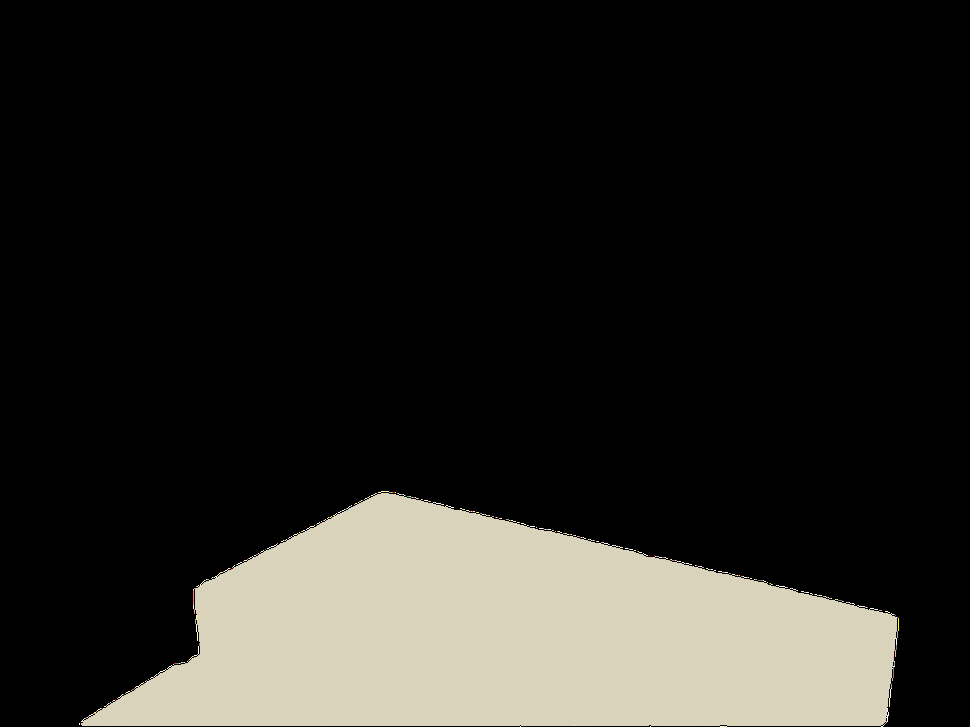
#> input picture final_client_version/mask_img/img3/floor.png, 970 x 727 px, shrunk from 1600 x 1200 before the run, found by its file name; its folder holds only this picture in this run
$ jupyter execute --allow-errors 'exp2_(1)_2.ipynb'   (shell and % lines are left out)
#> lines starting #> are read from the running program, lines starting #| are printed output that depends on the picture; after the words box and inside, x2 and y2 are one past the last pixel; in counts of white or black regions, pixels touching at a corner belong together
[cell 1]
import os
os.chdir("/content/mfs/overlaying")

[cell 2]
import os
import cv2
import numpy as np
import matplotlib.pyplot as plt
import time

[cell 3]
def get_mask_imgs(img_path):
    mask_imgs = []
    for img in os.listdir(img_path):
        if img.split('.')[-1] == 'png':
            mask_imgs.append(img_path+"/"+img)
    return mask_imgs

def read_imgs(mask_path):
#> called with mask_path = '../inputs/masks/img3'
    mask_imgs = get_mask_imgs(mask_path)
    # print(mask_imgs)
    masks = []
    for img in mask_imgs:
        mask = cv2.imread(img, 0)
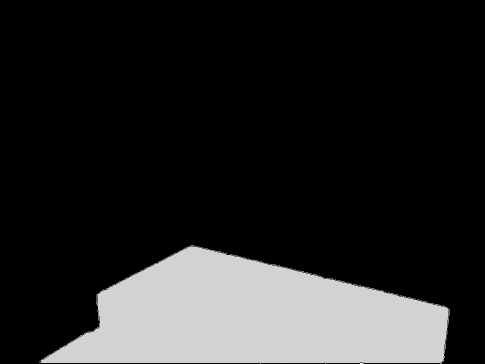
#> mask: shape (727, 970) (shown at 1/2 size); min 0, max 255, mean 38.2
        mask = cv2.cvtColor(mask, cv2.COLOR_BGR2RGB)
#> mask: shape (727, 970, 3)
        ret, bw_img = cv2.threshold(mask, 10, 255, cv2.THRESH_BINARY)
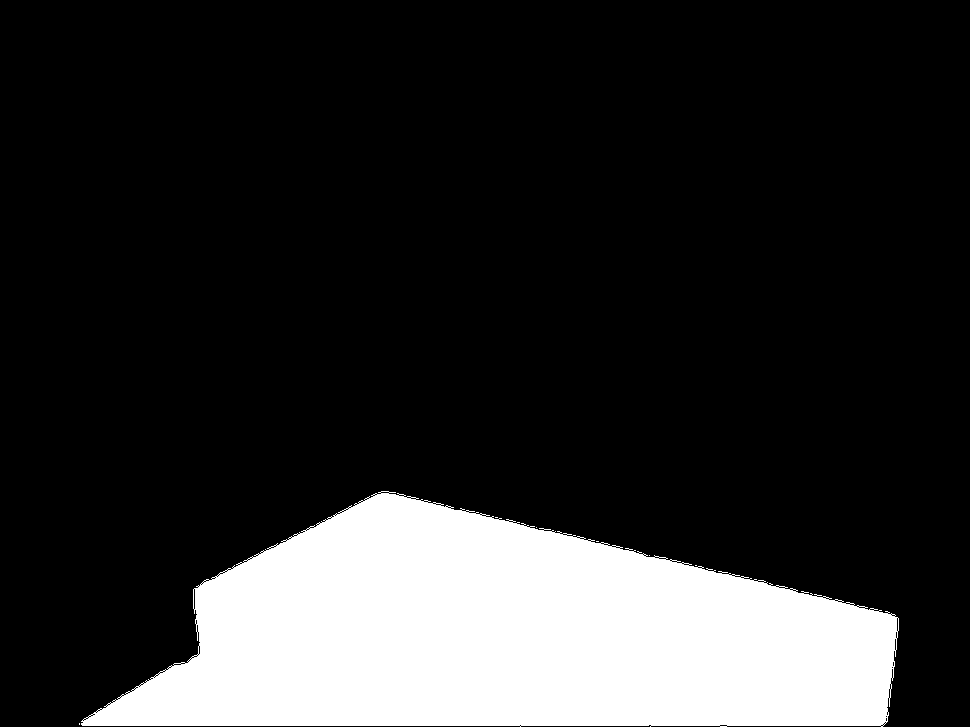
#> bw_img: shape (727, 970, 3); 18.2% white; 7 white regions (6 under 20 px), largest, box (x1, y1, x2, y2) and area: (81, 491, 899, 727) 128095
#> `all_masks = read_imgs(all_mask_paths)`: all_masks = 1 item
#| 1
        # print(bw_img.shape)
        # plt.imshow(mask)
        masks.append(bw_img)
    return masks

def find_rectangle_manually(given_masks):
    rectangles = []
    for mask in given_masks:
        mask = np.array(mask)
        gray_mask = cv2.cvtColor(mask, cv2.COLOR_RGB2GRAY)
        # print(*gray_mask[400])
        row_ind = []
        for i in range(gray_mask.shape[0]):
            inds = np.where(gray_mask[i] == 255)[0]
            if inds.size != 0:
                row_ind.append(i)
        top, bottom = row_ind[0], row_ind[-1]

        col_ind = []
        for i in range(gray_mask.shape[1]):
            inds = np.where(gray_mask[:, i] == 255)[0]
            if inds.size != 0:
                col_ind.append(i)
        left, right = col_ind[0], col_ind[-1]

        rectangles.append([
            [left, top],
            [right, top],
            [right, bottom],
            [left, bottom]
        ])
    return rectangles

[cell 4]
# [8 lines of commented-out code are left out]

[cell 5]
from rdp import rdp
def find_peak_points(mask):
    msk = mask.copy()
    edge=cv2.Canny(msk, 30, 20)
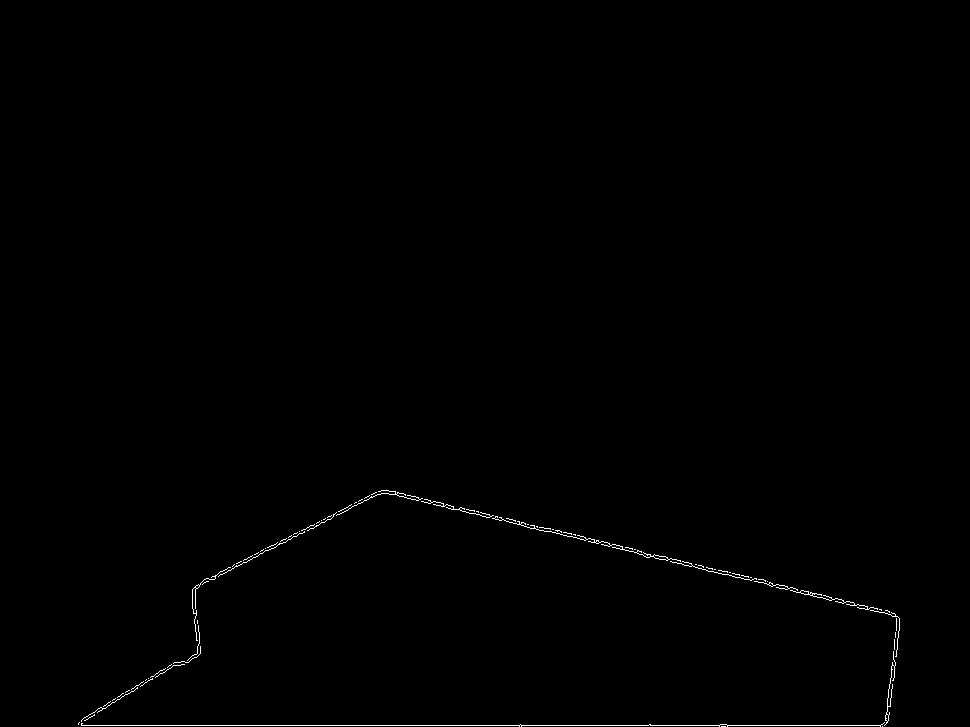
#> edge: shape (727, 970); 0.39% white in thin lines or dots, all inside (x1, y1, x2, y2) = (78, 490, 900, 727)
    contours, hierarchy = cv2.findContours(edge, cv2.RETR_EXTERNAL, cv2.CHAIN_APPROX_NONE)
#> contours = 81 contours, 78 with area under 20; largest, box (x1, y1, x2, y2) and area: (492, 516, 681, 562) 64, (790, 590, 878, 610) 36, (884, 651, 896, 726) 23
    ## separating the mask outline from all other unwanted contours
    outline = []
    for i in contours:
        # print(len(i))
        if i.shape[0] > 100:
            outline.extend(i)
#> this loop made 81 passes
#> i on passes 1, 4, 12, 14, 29, 33, 36, 38: [[882, 726]], [[79, 722], [78, 723], [78, 724], [78, 723]], [[146, 679], [145, 680]], [[148, 678]], [[767, 581]], [[750, 577], [751, 577]], [[729, 572], [730, 572]], [[714, 569], [715, 569]]
#> after the loop, outline = 4143 items, first 6: [[884, 722]], [[883, 723]], [[882, 724]], [[881, 724]], [[880, 725]], [[879, 725]]
    # print(outline.shape)

    msk = cv2.drawContours(msk, outline, -1, (0, 255, 0), 3)
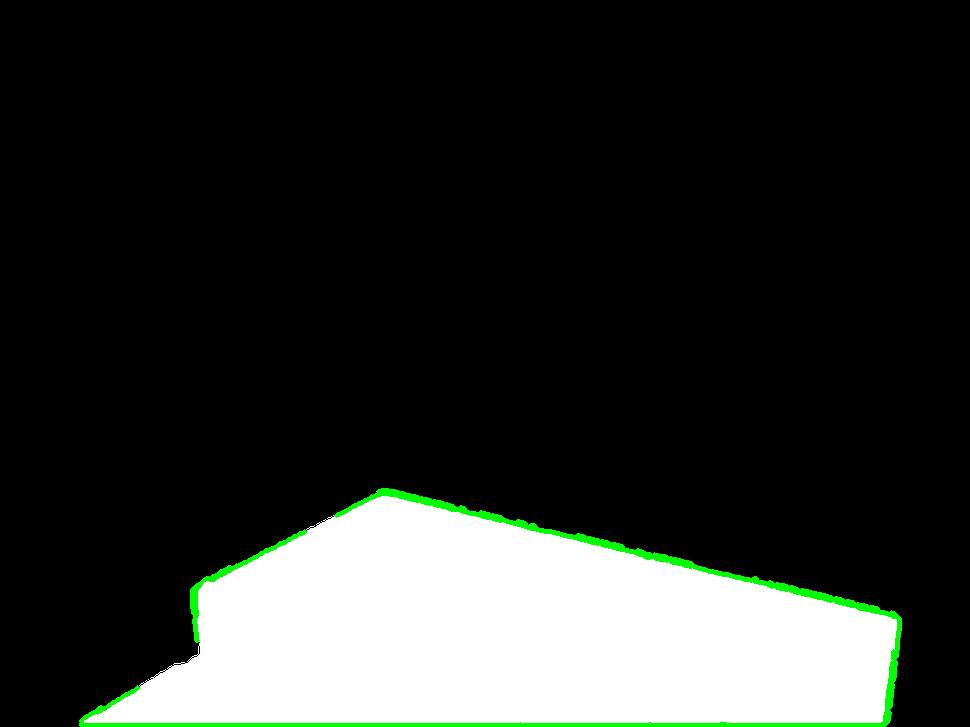
#> msk: shape (727, 970, 3); 1.28% of pixels changed, all inside (x1, y1, x2, y2) = (79, 488, 902, 727)
    ## finding the peak points using the Douglas-Peucker algorithm
    pp=rdp(outline, epsilon=25)
    for i in pp:
        msk = cv2.circle(msk, i[0], 5, (0, 0, 255), -1)
    plt.imshow(msk)
    return np.array(pp)

def pick_peak_pts(mask, pp):
    rect = find_rectangle_manually([mask])[0]
#> the loop in find_rectangle_manually, `for mask in given_masks:` made 1 pass
#> (top, bottom, left, right) on pass 1: (491, 726, 79, 898)
#> after the loop in find_rectangle_manually, `for mask in given_masks:`: rectangles = [[[79, 491], [898, 491], [898, 726], [79, 726]]]
#> rect = [[79, 491], [898, 491], [898, 726], [79, 726]]
    new_rect = []
    for p1 in rect:
        pt_dist = []
        for p2 in pp:
            dist = ((p2[0] - p1[0]) ** 2 + (p2[1] - p1[1]) ** 2) ** 0.5
            pt_dist = np.append(pt_dist, dist)
        # print(pt_dist)
        new_rect.append(pp[np.argmin(pt_dist)])
#> this loop made 1 pass
#> after the loop, new_rect = []
#> the loop in find_rectangle_manually (call 2), `for mask in given_masks:` made 1 pass

    tmp = mask.copy()
    for i in pp:
        tmp = cv2.circle(tmp, i, 10, (0, 0, 255), -1)
    for i in range(4):
        tmp = cv2.circle(tmp, rect[i], 8, (255, 0, 0), -1)
        tmp = cv2.circle(tmp, new_rect[i], 8, (0, 255, 0), -1)
    plt.imshow(tmp)

    return rect, np.array(new_rect)

[cell 6]
USER_IMG = 'img3'

all_mask_paths = "../inputs/masks/{}".format(USER_IMG)
all_masks = read_imgs(all_mask_paths)
print(len(all_masks))

[cell 7]
peak_pts, new_rectangles, rectangles, peak_points_for_masks = [], [], [], []

[cell 8]
mask = all_masks[0]
#> (the rest of this cell did not finish here and is left out)

#> (a cell that did not finish here is left out)

#> (a cell that did not finish here is left out)

#> (a cell that did not finish here is left out)

#> (a cell that did not finish here is left out)

#> (a cell that did not finish here is left out)

[cell 14]
# [4 lines of commented-out code are left out]

[cell 15]
# rect, new_rect = pick_peak_pts(mask, peak_pts)
# rectangles.append(rect)
# new_rectangles.append(new_rect)
# new_rect

[cell 16]
# [11 lines left out: function isClose, not called in this run]

Method 3

[cell 17]
# [32 lines left out: functions findLeft, findRight, findTop, findBottom, not called in this run]

[cell 18]
def findExtremes(pts, shape):
  left, right, top, bottom = findLeft(pts, shape), findRight(pts, shape), findTop(pts, shape), findBottom(pts, shape)
  return [left, right, top, bottom]

[cell 19]
# [167 lines of commented-out code are left out]

[cell 20]
# [7 lines of commented-out code are left out]

[cell 21]
extremes = []
for pts in peak_points_for_masks:
  extremes.append(findExtremes(pts, all_masks[0].shape))
for _ in extremes:
  print(_)
  print('--------------------------------------------------------------')

[cell 22]
# [5 lines left out: function isFloor, not called in this run]

[cell 23]
#---------------To arrange the points clockwise---------------
# [18 lines left out: function order_points, not called in this run]

[cell 24]
# [4 lines left out: function isCloseToEdge, not called in this run]

[cell 25]
# [5 lines left out: function isLeft, not called in this run]

[cell 26]
finalTransformableCoordinates = []

for i in range(len(peak_points_for_masks)):
  if isFloor(new_rectangles[i], all_masks[0].shape):
    vertices = order_points(new_rectangles[i])
    if (isCloseToEdge(vertices[0], all_masks[0].shape) and isCloseToEdge(vertices[1], all_masks[0].shape)):
      print('1111')
      x1, y1 = extremes[i][2]
      x2, y2 = vertices[0]
      x3, y3 = vertices[1]
      y = 2 * all_masks[0].shape[1] - y1
      x2d = int(((all_masks[0].shape[1] - y1) / (y2 - y1)) * (x2 - x1) + x1)
      x3d = int(((all_masks[0].shape[1] - y1) / (y3 - y1)) * (x3 - x1) + x1)
      x = x3d - x2d - x1 + x2d
      finalTransformableCoordinates.append([[x1,y1], [x3d,all_masks[0].shape[1]], [x,y], [x2d,all_masks[0].shape[1]]])
    elif (isCloseToEdge(vertices[0], all_masks[0].shape)):
      print('2222')
      x1, y1 = extremes[i][2]
      x2, y2 = vertices[0]
      x3, y3 = vertices[1]
      y = 2 * all_masks[0].shape[1] - y1
      x = all_masks[0].shape[0] - x1
      x2d = int(((all_masks[0].shape[1] - y1) / (y2 - y1)) * (x2 - x1) + x1)
      x3d = int(((all_masks[0].shape[1] - y1) / (y3 - y1)) * (x3 - x1) + x1)
      x = x3d - x2d - x1 + x2d
      finalTransformableCoordinates.append([[x1,y1], [x3d,all_masks[0].shape[1]], [x,y], [x2d,all_masks[0].shape[1]]])
    elif (vertices[0][1] > all_masks[0].shape[1] - 50 and isCloseToEdge(vertices[1], all_masks[0].shape)):
      print('3333')
      x1, y1 = extremes[i][2]
      x2, y2 = vertices[0]
      x3, y3 = vertices[1]
      y = 2 * all_masks[0].shape[1] - y1
      x = all_masks[0].shape[0] - x1
      x2d = int(((all_masks[0].shape[1] - y1) / (y2 - y1)) * (x2 - x1) + x1)
      x3d = int(((all_masks[0].shape[1] - y1) / (y3 - y1)) * (x3 - x1) + x1)
      x = x3d - x2d - x1 + x2d
      finalTransformableCoordinates.append([[x1,y1], [x3d,all_masks[0].shape[1]], [x,y], [x2d,all_masks[0].shape[1]]])
    else:
      x1, y1 = extremes[i][2]
      if y1 == vertices[0][1] or y1 == vertices[1][1]:
        finalTransformableCoordinates.append(vertices)
      else:
        print('4444')
        print(vertices)
        print(extremes[i])
        x2, y2 = vertices[0]
        x3, y3 = vertices[1]
        y = 2 * all_masks[0].shape[1] - y1
        x = all_masks[0].shape[0] - x1
        x2d = int(((all_masks[0].shape[1] - y1) / (y2 - y1)) * (x2 - x1) + x1)
        x3d = int(((all_masks[0].shape[1] - y1) / (y3 - y1)) * (x3 - x1) + x1)
        x = x3d - x2d - x1 + x2d
        finalTransformableCoordinates.append([[x1,y1], [x3d,all_masks[0].shape[1]], [x,y], [x2d,all_masks[0].shape[1]]])
  else:
    vertices = order_points(new_rectangles[i])
    if isLeft(new_rectangles[i], all_masks[0].shape):
      # print(vertices)
      # print(extremes)
      x1, y1 = extremes[i][2]
      x2, y2 = vertices[1]
      if y1 == y2:
        x1, y1 = vertices[0]
      x = extremes[i][0][0]
      y = int((((x-x1)/(x2-x1))*(y2-y1)) + y1)
      x3, y3 = extremes[i][3]
      x4, y4 = vertices[2]
      if y3 == y4:
        x3, y3 = vertices[3]
      xd = extremes[i][0][0]
      yd = int((((xd-x3)/(x4-x3))*(y4-y3)) + y3)
      finalTransformableCoordinates.append([[x,y], vertices[1], vertices[2], [xd,yd]])
    else:
      # print(vertices)
      # print(extremes[i])
      x1, y1 = extremes[i][2]
      x2, y2 = vertices[0]
      if y1 == y2:
        x1, y1 = vertices[1]
      x = extremes[i][1][0]
      y = int((((x-x1)/(x2-x1))*(y2-y1)) + y1)
      x3, y3 = extremes[i][3]
      x4, y4 = vertices[3]
      if y3 == y4:
        x3, y3 = vertices[2]
      xd = extremes[i][1][0]
      yd = int((((xd-x3)/(x4-x3))*(y4-y3)) + y3)
      # print(i, y, yd)
      finalTransformableCoordinates.append([vertices[0], [x,y], [xd,yd], vertices[3]])

for boxes in finalTransformableCoordinates:
  print(boxes)
  print('--------------------------------------------------------------------------------------------------------------------')

Method 2

[cell 27]
linkedlist = []
for i in range(len(peak_points_for_masks)):
  for pt in peak_points_for_masks[i]:
    # [7 lines of commented-out code are left out]
    flag = True
    for sublist in linkedlist:
      if isClose(pt, sublist[0][0]):
        sublist.append([pt, i])
        flag = False
    if flag:
      linkedlist.append([[pt,i]])

twoMaskIntersection, threeMaskIntersection = [], []

for sublist in linkedlist:
  # print(sublist)
  c, uniqueIndex, seed = 0, [], sublist[0][0]
  for entry in sublist:
    if entry[1] not in uniqueIndex:
      uniqueIndex.append(entry[1])
      c += 1
  if c == 2:
    twoMaskIntersection.append([seed,uniqueIndex])
  if c == 3:
    threeMaskIntersection.append([seed,uniqueIndex])
# print('####################################')

if len(all_masks) >= 3:
  for pt in twoMaskIntersection:
    print('Point : '+ str(pt[0]) + ' Intersecting masks are : ' + str(pt[1]))
  print('----------------------------------')
  print("The fixed points are:")
  for pt in threeMaskIntersection:
    print('Point : '+ str(pt[0]) + ' Intersecting masks are : ' + str(pt[1]))
else:
  print("The fixed points are:")
  for pt in twoMaskIntersection:
    print('Point : '+ str(pt[0]) + ' Intersecting masks are : ' + str(pt[1]))

Method 1

[cell 28]
corner_pts, di, li2 = [], {}, []
for i in range(len(peak_points_for_masks)):
  # [31 lines of commented-out code are left out]
  for pt in peak_points_for_masks[i]:
    flag, fl = True, True
    for pt1 in di.keys():
      if i in di[pt1][3]:
        fl = False
        continue
        if i == 2:
          print('ttttttt', pt, di[pt1][2],isClose(pt, di[pt1][2]))
      if isClose(pt, di[pt1][2]):
        flag = False
        di[pt1][0] += 1
        di[pt1][1][0] += pt[0]
        di[pt1][1][1] += pt[1]
        di[pt1][2][0] = di[pt1][1][0] // di[pt1][0]
        di[pt1][2][1] = di[pt1][1][1] // di[pt1][0]
        di[pt1][3].append(i)
        break
    if flag:
      if fl:
        di[tuple(pt)] = [1, pt, pt, [i]]
      else:
        if isClose(pt, di[pt1][2]):
          flag = False
          di[pt1][1][0] += pt[0]
          di[pt1][1][1] += pt[1]
          di[pt1][2][0] = di[pt1][1][0] // 2
          di[pt1][2][1] = di[pt1][1][1] // 2
          di[pt1][1][0] += di[pt1][2][0]
          di[pt1][1][1] += di[pt1][2][1]
print(len(di.keys()))
for key in di.keys():
  if di[key][0] > 1:
    li2.append(di[key][2])
    print(di[key][2], key, di[key][3])

[cell 29]
# [4 lines left out: function isSame, not called in this run]

[cell 30]
li1 = []
for i in range(len(new_rectangles)):
  for pt in new_rectangles[i]:
    print(i, str(pt) + '  - 1')
    for p in li2:
      if isClose(pt, p):
        flag = True
        for pt1 in li1:
          if isSame(pt, pt1):
            flag = False
            break
        if flag:
          li1.append(pt)
          print(i, pt, p)

[cell 31]
li1 = []
for i in range(len(peak_points_for_masks)):
  for pt in peak_points_for_masks[i]:
    # print(i, str(pt) + '  - 1')
    for p in li2:
      if isClose(pt, p):
        flag = True
        for pt1 in li1:
          if isClose(pt, pt1):
            flag = False
            break
        if flag:
          # print(li1)
          li1.append(p)
          print(i, pt, p)
